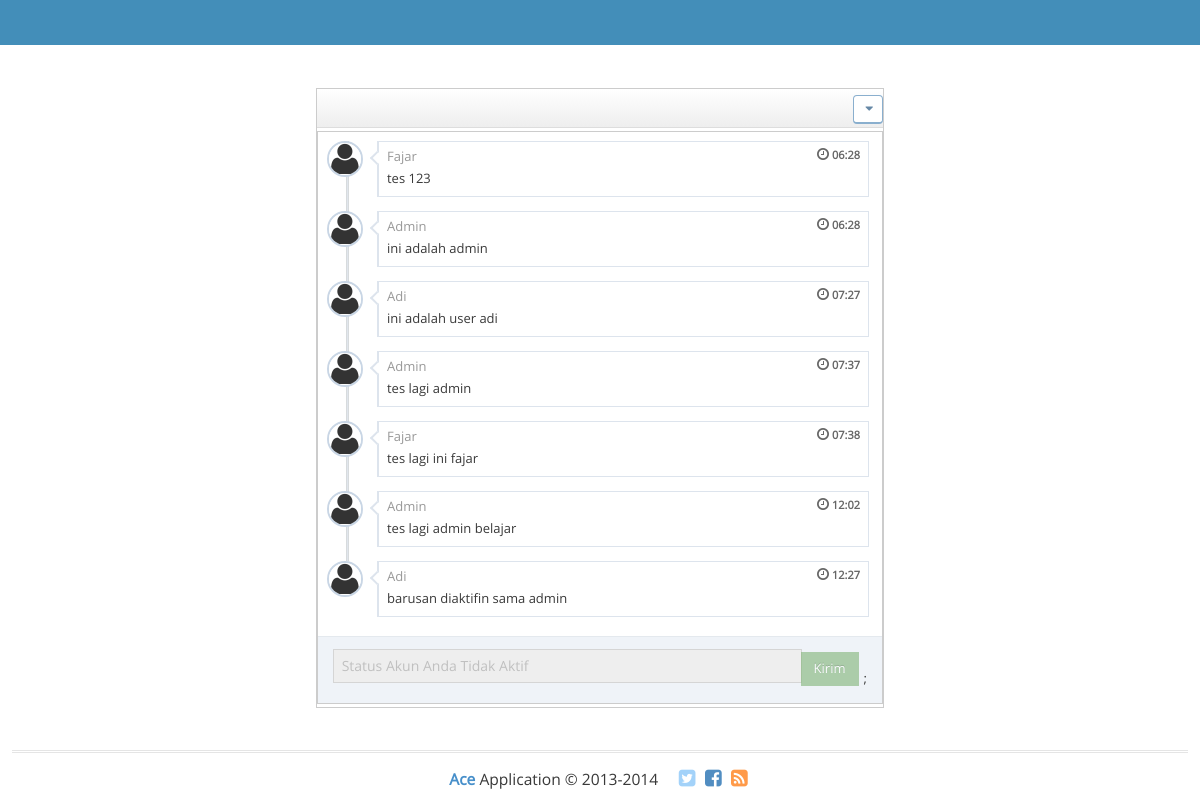
The app's page /index.php/chat with its own data.
### tables this page shows
CREATE TABLE `chat` (
  `id_chat` int(11) NOT NULL,
  `pengirim` varchar(25) NOT NULL,
  `waktu` timestamp NOT NULL DEFAULT current_timestamp() ON UPDATE current_timestamp(),
  `teks` text NOT NULL
);

### application/controllers/Chat.php (called while the page is built, shortened)
<?php
class Chat extends CI_Controller {
    function __construct(){
        $this->load->model('M_chat');
    }
    public function index(){
        $data['user']   = $this->session->userdata('user');
        $data['akses']  = $this->session->userdata('akses');
        $data['status'] = $this->session->userdata('status');
        $data['title']  = 'Halaman Utama'.' '.ucfirst($data['akses']);
        $data['tampil_pesan']   = $this->M_chat->tampil_pesan();
        $this->load->view('layout/header', $data);
        $this->load->view('layout/nav', $data);
        $this->load->view('layout/con_utama', $data);
        $this->load->view('layout/footer', $data);
    }
}

### index.php (called while the page is built, shortened)
<?php
require_once BASEPATH.'core/CodeIgniter.php';

### application/models/M_chat.php (called while the page is built, shortened)
<?php
class M_chat extends CI_Model {
    public function tampil_pesan(){
        $gas = $this->db->get('chat');
        return $gas->result();
    }
}

### application/views/layout/con_utama.php (the view)
                            <div class="widget-box">
                                <div class="widget-body">
                                    <div class="widget-main no-padding">
                                        <div class="dialogs">
                                            <?php foreach($tampil_pesan as $tp){ ?>
                                                <?php if($tp->pengirim == $this->session->userdata('user')){ ?>
                                                <div class="itemdiv dialogdiv">
                                                    <div class="user">
                                                        <span class="label label-sm label-pink arrowed-right">Saya</span>
                                                    </div>
                                                    <div class="body">
                                                        <div class="time">
                                                                <i class="ace-icon fa fa-clock-o"></i>
                                                            <?php echo date('H:i', strtotime($tp->waktu)); ?>
                                                        </div>
                                                        <div class="text"><?php echo $tp->teks; ?></div>
                                                    </div>
                                                </div>
                                                <?php }else{ ?>
                                                <div class="itemdiv dialogdiv">
                                                    <div class="user">
                                                        <img class="user" src="<?php echo base_url() ?>assets/images/avatars/avatar2.png" />
                                                    </div>
                                                    <div class="body">
                                                        <div class="time">
                                                                <i class="ace-icon fa fa-clock-o"></i>
                                                                <?php echo date('H:i', strtotime($tp->waktu)); ?>
                                                        </div>
                                                        <div class="name"><?php echo ucfirst($tp->pengirim); ?></div>
                                                        <div class="text"><?php echo $tp->teks; ?></div>
                                                    </div>
                                                </div>
                                                <?php } ?>
                                            <?php } ?>
                                        </div>
                                    </div>
                                </div>
                                    <div class="modal-footer">
                                        <form method="post" action="<?php echo base_url('chat/input_pesan') ?>">
                                            <div class="input-group">
                                                <?php if($status == 'aktif'){ ?>
                                                    <input type="text" name='teks' required class="form-control search-query" placeholder=" Ketik Pesan Anda">
                                                        <span class="input-group-btn">
                                                            <button type="submit" class="btn btn-success btn-sm">Kirim</button>
                                                        </span>
                                                    <?php  } else { ?>
                                                    <input type="text" disabled class="form-control search-query" placeholder=" Status Akun Anda Tidak Aktif">
                                                        <span class="input-group-btn">
                                                            <button disabled type="button" class="btn btn-success btn-sm">Kirim</button>
                                                        </span>;
                                                  <?php  } ?>
                                            </div>
                                        </form>
                                    </div>
                            </div>
                        </div>
                </div>
            </div>
        </div>
    </div>
</div>

### application/views/layout/header.php (shortened to what this page needs)
<!DOCTYPE html>
<html lang="en">
<head>
    <link rel="stylesheet" href="<?php echo base_url() ?>assets/css/bootstrap.min.css" />
    <link rel="stylesheet" href="<?php echo base_url() ?>assets/font-awesome/4.5.0/css/font-awesome.min.css" />
    <link rel="stylesheet" href="<?php echo base_url() ?>assets/css/ace.min.css" class="ace-main-stylesheet" id="main-ace-style" />
    <link rel="stylesheet" href="<?php echo base_url() ?>assets/css/ace-skins.min.css" />
    <link rel="stylesheet" href="<?php echo base_url() ?>assets/css/ace-rtl.min.css" />
</head>

### application/views/layout/nav.php (shortened to what this page needs)
<body class="no-skin">
    <div id="navbar" class="navbar navbar-default          ace-save-state">
    </div>
    <div class="main-container ace-save-state" id="main-container">
        <div class="main-content">
            <div class="main-content-inner">
                <div class="page-content">
                    <div class="row">
                        <div class="col-xs-12">
                            <div class="row">
                                <div class="col-sm-3"></div>
                                <div class="col-sm-6">
                                    <div class="widget-box">
                                        <div class="widget-header">
                                            <div class="pull-right">
                                                <div class="right">
                                                    <a href="#" data-toggle="dropdown" class="btn btn-sm btn-primary btn-white btn-round" aria-expanded="false">
                                                        <span class="ace-icon fa fa-caret-down icon-on-right"></span>
                                                    </a>
                                                </div>
                                            </div>
                                        </div>

### application/views/layout/footer.php (shortened to what this page needs)
        <div class="footer">
            <div class="footer-inner">
                <div class="footer-content">
                    <span class="bigger-120">
							<span class="blue bolder">Ace</span> Application &copy; 2013-2014
                    </span>
                    <span class="action-buttons">
							<a href="#">
								<i class="ace-icon fa fa-twitter-square light-blue bigger-150"></i>
							</a>
							<a href="#">
								<i class="ace-icon fa fa-facebook-square text-primary bigger-150"></i>
							</a>
							<a href="#">
								<i class="ace-icon fa fa-rss-square orange bigger-150"></i>
							</a>
						</span>
                </div>
            </div>
        </div>
    </div>
</body>
</html>

### records on screen
chat: waktu "06:28", pengirim "Fajar", teks "tes 123"
chat: waktu "06:28", pengirim "Admin", teks "ini adalah admin"
chat: waktu "07:27", pengirim "Adi", teks "ini adalah user adi"
chat: waktu "07:37", pengirim "Admin", teks "tes lagi admin"
chat: waktu "07:38", pengirim "Fajar", teks "tes lagi ini fajar"
chat: waktu "12:02", pengirim "Admin", teks "tes lagi admin belajar"
chat: waktu "12:27", pengirim "Adi", teks "barusan diaktifin sama admin"
